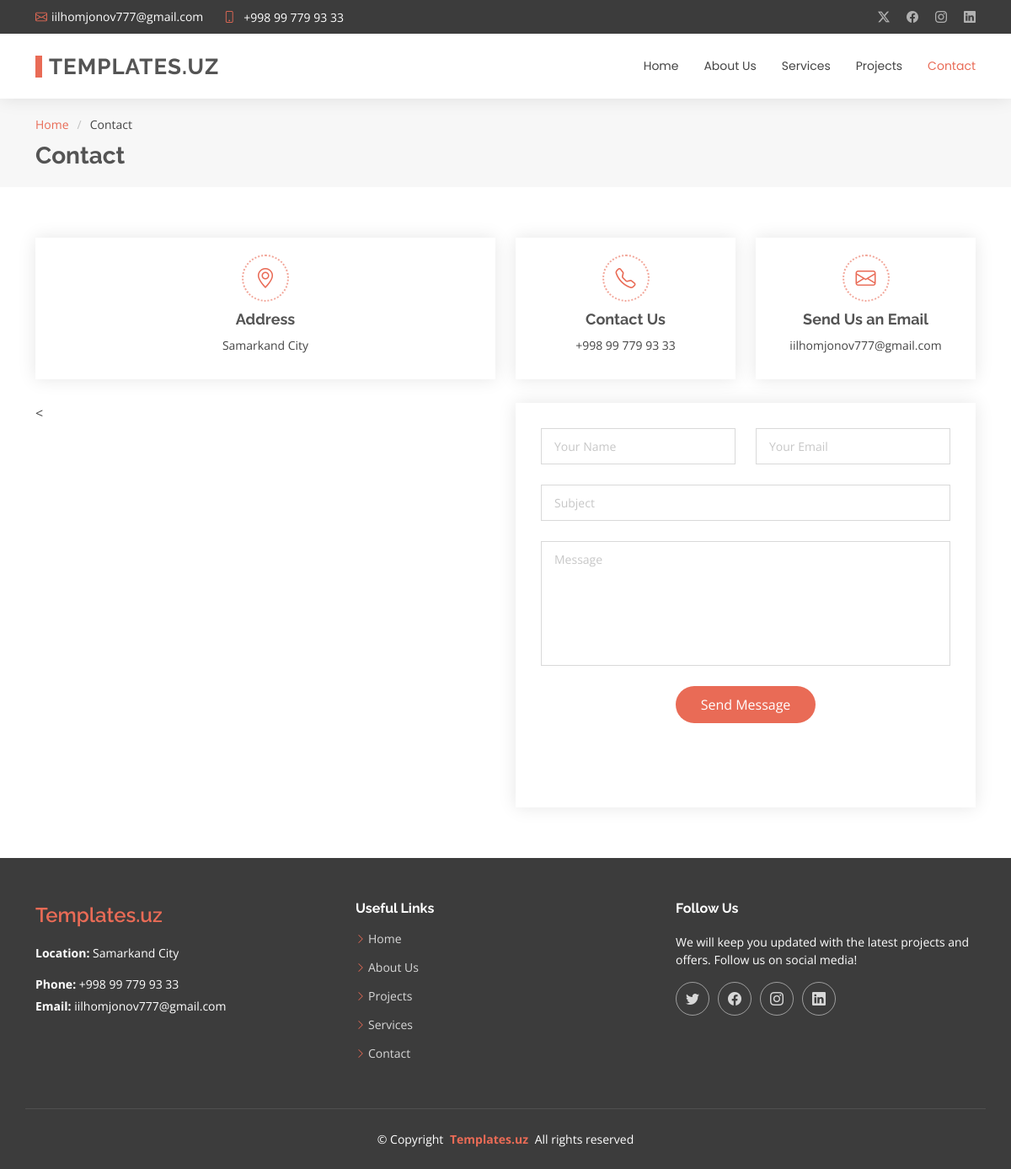
The page /contact.php on the database its author committed.
### tables this page shows
CREATE TABLE contact_box (
    id INT AUTO_INCREMENT PRIMARY KEY,
    title VARCHAR(255),
    value VARCHAR(255),
    icon VARCHAR(255)
);

### config.php (called while the page is built, shortened)
<?php
class Database
{
    private $conn;
    public function __construct()
    {
        $this->conn = new mysqli(DB_SERVER, DB_USERNAME, DB_PASSWORD, DB_NAME);
    }
    public function executeQuery($sql, $params = [], $types = "")
    {
        $result = $this->conn->prepare($sql);
        if (!$result->execute()) {
            return "Execution error: " . $result->error;
        }
        return $result;
    }
    public function select($table, $columns = "*", $condition = "", $params = [], $types = "")
    {
        $sql = "SELECT $columns FROM $table" . ($condition ? " WHERE $condition" : "");
        $result = $this->executeQuery($sql, $params, $types);
        return $result->get_result()->fetch_all(MYSQLI_ASSOC);
    }
}

### contact.php (the view, shortened to what this page needs)
<?php
include 'config.php';
$query = new Database();
?>
<!DOCTYPE html>
<html lang="en">
<head>
  <link href="assets/vendor/bootstrap/css/bootstrap.min.css" rel="stylesheet">
  <link href="assets/vendor/bootstrap-icons/bootstrap-icons.css" rel="stylesheet">
  <link href="assets/vendor/aos/aos.css" rel="stylesheet">
  <link href="assets/vendor/swiper/swiper-bundle.min.css" rel="stylesheet">
  <link href="assets/vendor/glightbox/css/glightbox.min.css" rel="stylesheet">
  <link href="assets/css/main.css" rel="stylesheet">
</head>
<body class="contact-page">
  <?php include 'includes/header.php' ?>
  <main class="main">
    <div class="page-title" data-aos="fade">
      <div class="container">
        <nav class="breadcrumbs">
          <ol>
            <li><a href="./">Home</a></li>
            <li class="current">Contact</li>
          </ol>
        </nav>
        <h1>Contact</h1>
      </div>
    </div>
    <section id="contact" class="contact section">
      <div class="container" data-aos="fade-up" data-aos-delay="100">
        <div class="row gy-4">
          <?php foreach ($contact_boxData as $contact): ?>
            <div class="col-lg-<?php echo ($contact['id'] == 1) ? '6' : '3'; ?> col-md-6">
              <div class="info-item d-flex flex-column justify-content-center align-items-center" data-aos="fade-up"
                data-aos-delay="100">
                <i class="<?php echo $contact['icon']; ?>"></i>
                <h3><?php echo $contact['title']; ?></h3>
                <p><?php echo $contact['value']; ?></p>
              </div>
            </div>
          <?php endforeach; ?>
        </div>
        <div class="row gy-4 mt-1">
          <div class="col-lg-6" data-aos="fade-up" data-aos-delay="100">
            <<iframe
              src="https://www.google.com/maps/embed?pb=!1m14!1m8!1m3!1d3072.5298862417435!2d66.96820727777097!3d39.637787762516005!3m2!1i1024!2i768!4f13.1!3m3!1m2!1s0x3f4d1f8bc8499255%3A0x7d89646ab179a0fe!2sSamarqand%20davlat%20universiteti%20IT%20markazi!5e0!3m2!1sen!2s!4v1739087509983!5m2!1sen!2s"
              width="600" height="450" style="border:0;" allowfullscreen="" loading="lazy"
></iframe>
          </div>
          <div class="col-lg-6">
            <form action="send_message.php" method="post" class="php-email-form" id="contactForm" data-aos="fade-up"
              data-aos-delay="100">
              <div class="row gy-4">
                <div class="col-md-6">
                  <input type="text" name="name" class="form-control" placeholder="Your Name" required=""
                    maxlength="255">
                </div>
                <div class="col-md-6">
                  <input type="email" class="form-control" name="email" placeholder="Your Email" required=""
                    maxlength="255">
                </div>
                <div class="col-md-12">
                  <input type="text" class="form-control" name="subject" placeholder="Subject" required=""
                    maxlength="255">
                </div>
                <div class="col-md-12">
                  <textarea class="form-control" name="message" rows="6" placeholder="Message" required=""></textarea>
                </div>
                <div class="col-md-12 text-center">
                  <button type="submit">Send Message</button>
                </div>
              </div>
            </form>
          </div>
        </div>
      </div>
    </section>
  </main>
  <?php include 'includes/footer.php' ?>
</body>
</html>

### includes/header.php (shortened to what this page needs)
<?php $contact_boxData = $query->select('contact_box'); ?>
<?php $contactData = $query->select('contact'); ?>
<header id="header" class="header sticky-top">
    <div class="topbar d-flex align-items-center dark-background">
        <div class="container d-flex justify-content-center justify-content-md-between">
            <div class="contact-info d-flex align-items-center">
                <i class="bi bi-envelope d-flex align-items-center">
                    <a href="mailto:<?php echo  $contact_boxData[2]['value']; ?>">
                        <?php echo  $contact_boxData[2]['value']; ?>
                    </a>
                </i>
                <i class="bi bi-phone d-flex align-items-center ms-4">
                    <span>
                        <a href="tel:<?php echo trim($contact_boxData[2]['value']); ?>">
                            <?php echo $contact_boxData[1]['value']; ?>
                        </a>
                    </span>
                </i>
            </div>
            <div class="social-links d-none d-md-flex align-items-center">
                <a href="https://twitter.com/<?php echo  $contactData[0]['twitter']; ?>" class="twitter"><i class="bi bi-twitter-x"></i></a>
                <a href="https://facebook.com/<?php echo  $contactData[0]['facebook']; ?>" class="facebook"><i class="bi bi-facebook"></i></a>
                <a href="https://instagram.com/<?php echo  $contactData[0]['instagram']; ?>" class="instagram"><i class="bi bi-instagram"></i></a>
                <a href="https://linkedin.com/in/<?php echo  $contactData[0]['linkedin']; ?>" class="linkedin"><i class="bi bi-linkedin"></i></a>
            </div>
        </div>
    </div>
    <div class="branding">
        <div class="container position-relative d-flex align-items-center justify-content-between">
            <a href="./" class="logo d-flex align-items-center">
                <h1 class="sitename">Templates.uz<br></h1>
            </a>
            <?php $current_page = basename($_SERVER['PHP_SELF']); ?>
            <nav id="navmenu" class="navmenu">
                <ul>
                    <li><a href="./" class="<?= ($current_page == 'index.php') ? 'active' : ''; ?>">Home</a></li>
                    <li><a href="about.php" class="<?= ($current_page == 'about.php') ? 'active' : ''; ?>">About Us</a></li>
                    <li><a href="services.php" class="<?= ($current_page == 'services.php') ? 'active' : ''; ?>">Services</a></li>
                    <li><a href="projects.php" class="<?= ($current_page == 'projects.php') ? 'active' : ''; ?>">Projects</a></li>
                    <li><a href="contact.php" class="<?= ($current_page == 'contact.php') ? 'active' : ''; ?>">Contact</a></li>
                </ul>
            </nav>
        </div>
    </div>
</header>

### includes/footer.php (shortened to what this page needs)
<footer id="footer" class="footer position-relative dark-background">
    <div class="container footer-top">
        <div class="row gy-4">
            <div class="col-lg-4 col-md-6 col-sm-12 footer-about mb-4">
                <a href="./" class="d-flex align-items-center">
                    <span class="sitename">Templates.uz</span>
                </a>
                <div class="footer-contact pt-3">
                    <p><strong>Location:</strong> <?php echo  $contact_boxData[0]['value']; ?></p>
                    <p class="mt-3"><strong>Phone:</strong> <span onclick="window.location.href='tel:<?php echo trim($contact_boxData[2]['value']); ?>'"><?php echo $contact_boxData[1]['value']; ?></span></p>
                    <p><strong>Email:</strong> <span onclick="window.location.href='mailto:<?php echo $contact_boxData[2]['value']; ?>'"><?php echo  $contact_boxData[2]['value']; ?></span></p>
                </div>
            </div>
            <div class="col-lg-4 col-md-6 col-sm-12 footer-links mb-4">
                <h4>Useful Links</h4>
                <ul>
                    <li><i class="bi bi-chevron-right"></i> <a href="./">Home</a></li>
                    <li><i class="bi bi-chevron-right"></i> <a href="about.php">About Us</a></li>
                    <li><i class="bi bi-chevron-right"></i> <a href="projects.php">Projects</a></li>
                    <li><i class="bi bi-chevron-right"></i> <a href="services.php">Services</a></li>
                    <li><i class="bi bi-chevron-right"></i> <a href="contact.php">Contact</a></li>
                </ul>
            </div>
            <div class="col-lg-4 col-md-12 footer-follow mb-4">
                <h4>Follow Us</h4>
                <p>We will keep you updated with the latest projects and offers. Follow us on social media!</p>
                <div class="social-links d-flex">
                    <a href="https://twitter.com/<?php echo  $contactData[0]['twitter']; ?>" target="_blank"><i class="bi bi-twitter"></i></a>
                    <a href="https://facebook.com/<?php echo  $contactData[0]['facebook']; ?>" target="_blank"><i class="bi bi-facebook"></i></a>
                    <a href="https://instagram.com/<?php echo  $contactData[0]['instagram']; ?>" target="_blank"><i class="bi bi-instagram"></i></a>
                    <a href="https://linkedin.com/in/<?php echo  $contactData[0]['linkedin']; ?>" target="_blank"><i class="bi bi-linkedin"></i></a>
                </div>
            </div>
        </div>
    </div>
    <div class="container copyright text-center mt-4">
        <p>© <span>Copyright</span> <strong class="px-1 sitename"><a href="https://templates.uz/">Templates.uz</a> </strong> <span>All rights reserved</span></p>
    </div>
</footer>

### includes/footer.php (style rules this page uses)
footer .sitename { color: var(--accent-color); }

### rows shown on the page
contact_box: value "iilhomjonov777@gmail.com", title "Send Us an Email"
contact_box: value "+998 99 779 93 33", title "Contact Us"
contact_box: title "Address", value "Samarkand City"
